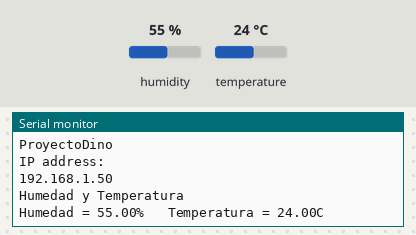
Simulated run of this sketch. Board: ESP8266 (NodeMCU). Parts: the last lines printed to the serial monitor. The test bench sets the inputs (shaded band); at power-on: humidity 55 %, temperature 24 °C. WiFi joins after 1.5 s; servers stay silent unless stated; uploads are accepted with an empty reply.

Above: at 3.4 s.
3.5 s: humidity set to 22 %
At 13.2 s:
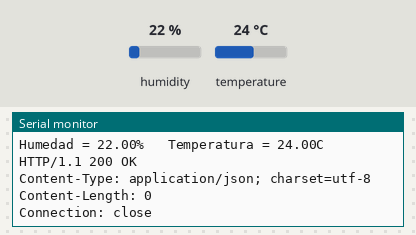
14.0 s: temperature set to 12 °C
21.5 s: humidity set to 40 %
At 23.79 s:
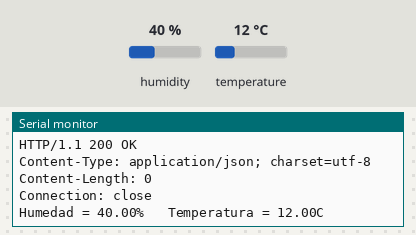
Timing chart, 0 to 25.3 s (numbered marks = the images above; inputs shaded):
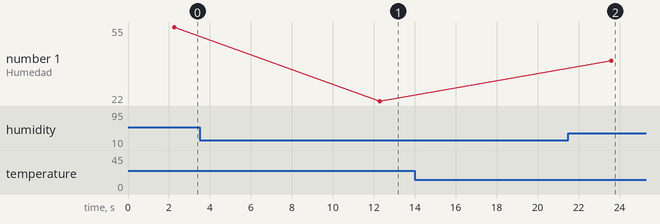

Measured:
- after the input at 3.5 s, the serial monitor: prints a new line after 8.8 s (image 1)
- after the input at 21.5 s, the serial monitor: prints a new line after 2.1 s (image 2)
- plotted number 1: 55 → 22 after the input at 3.5 s, 22 → 40 after the input at 21.5 s

The sketch:

proyecto.ino
```cpp
#include <ESP8266WiFi.h>
const char* ssid = "ProyectoDino";    //SSID de la red a conectarse
const char* password = "12345678";  //password de la red
const char* host = "192.168.43.62";   //ip del servidor a mandar la info
const int port = 80;                  //puerto del servidor
const int watchdog = 5000;            //frecuencia del watchdog - tiempo de espera cuando no responde el server
unsigned long previousMillis = millis();


#include "DHT.h"       //incluye la libreria del sensor
#define DHTTYPE DHT11  //define el sensor

#define dht_dpin 0  //definimos en el puerto que se conecta
DHT dht(dht_dpin, DHTTYPE);


void setup(void) {
  Serial.begin(9600);  //inicializamos la consola serial

  WiFi.begin(ssid, password);
  while (WiFi.status() != WL_CONNECTED) {
    delay(500);
    Serial.print(".");
  }

  Serial.println("");
  Serial.println("WiFi connected");
  Serial.println("SSID: ");
  Serial.println(WiFi.SSID());
  Serial.println("IP address: ");
  Serial.println(WiFi.localIP());

  dht.begin();  //inicializamos la libreria

  Serial.println("Humedad y Temperatura\n\n");
  delay(700);
}

void loop() {
  float h = dht.readHumidity();
  float t = dht.readTemperature();
  int inv = 1;
  Serial.print("Humedad = ");
  Serial.print(h);
  Serial.print("%   ");
  Serial.print("Temperatura = ");
  Serial.print(t);
  Serial.println("C  ");


  unsigned long currentMillis = millis();


  if ( currentMillis - previousMillis > watchdog ) {
    previousMillis = currentMillis;
    WiFiClient client;

    if (!client.connect(host, port)) {
      Serial.println("Fallo al conectar");
      return;
    }

    //armamos la url con los parametros del proyecto
    String url = "/proyecto/sistema/servicios/registrosTH.php?temp=";
    url += t;
    url += "&hum=";
    url += h;
    url += "&inv=";
    url += inv;


    //  Enviamos peticion al servidor
    client.print(String("GET ") + url + " HTTP/1.1\r\n" +
               "Host: " + host + "\r\n" +
               "Connection: close\r\n\r\n");
    unsigned long timeout = millis();
    while (client.available() == 0) {
      if (millis() - timeout > 5000) {
        Serial.println(" >>> Client Timeout! <<<");
        client.stop();
        return;
      }
    }

    //leemos la respuesta del servidor
    while (client.available()) {
      String line = client.readStringUntil('\r');
      Serial.print(line);
    }
  }


  delay(10000);
}
```
